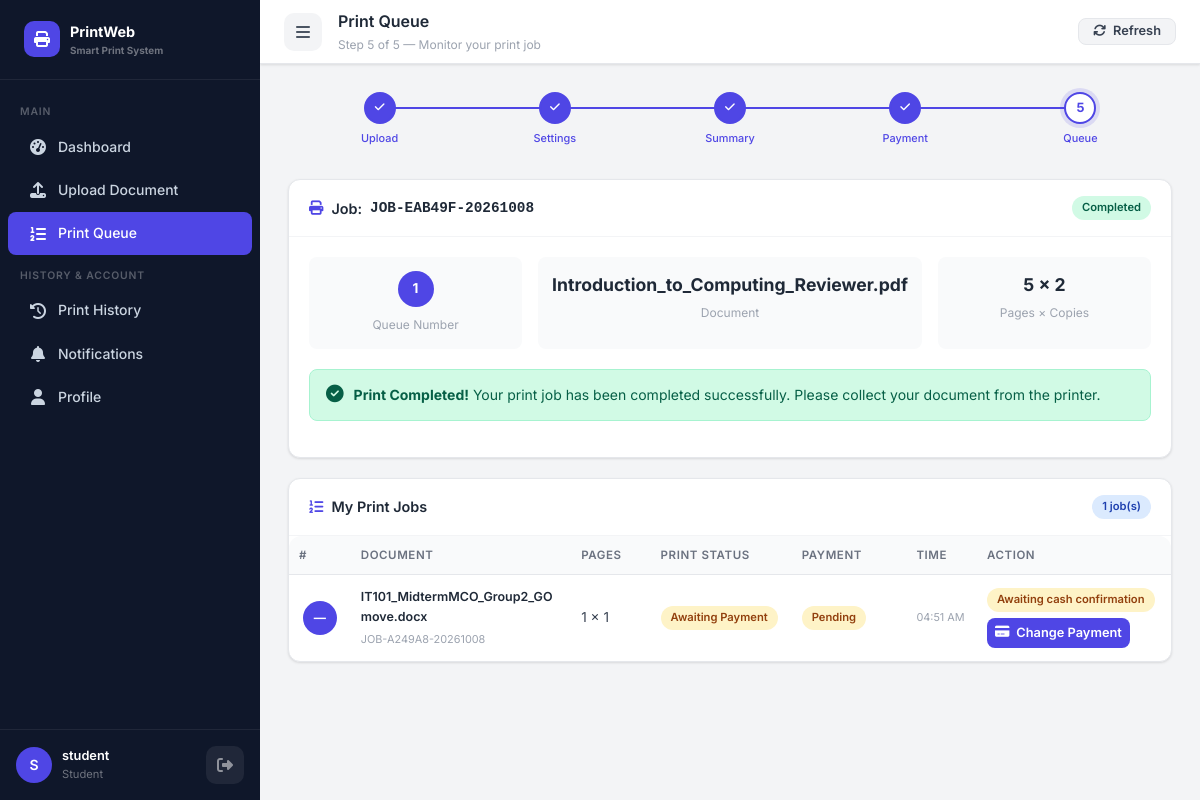
Page /user/queue.php?job=JOB-EAB49F-20261008 (signed in) on the committed database.
### tables this page shows
CREATE TABLE `print_jobs` (
  `id` int(11) NOT NULL,
  `job_id` varchar(20) NOT NULL,
  `user_id` int(11) NOT NULL,
  `file_name` varchar(255) NOT NULL,
  `original_file_name` varchar(255) NOT NULL,
  `file_path` varchar(500) NOT NULL,
  `file_size` bigint(20) NOT NULL DEFAULT 0,
  `total_pages` int(11) NOT NULL DEFAULT 1,
  `copies` int(11) NOT NULL DEFAULT 1,
  `print_type` enum('bw','color') NOT NULL DEFAULT 'bw',
  `paper_size` enum('A4','Letter','Legal') NOT NULL DEFAULT 'A4',
  `pages_to_print` varchar(255) NOT NULL DEFAULT 'all' COMMENT 'all or page range like 1-5,7,9',
  `selected_pages_count` int(11) NOT NULL DEFAULT 0,
  `price_per_page` decimal(10,2) NOT NULL DEFAULT 0.00,
  `total_cost` decimal(10,2) NOT NULL DEFAULT 0.00,
  `payment_status` enum('pending','processing','successful','failed','cancelled') NOT NULL DEFAULT 'pending',
  `print_status` enum('draft','awaiting_payment','queued','waiting','printing','completed','failed','cancelled') NOT NULL DEFAULT 'draft',
  `printer_id` int(11) DEFAULT NULL,
  `queue_number` int(11) DEFAULT NULL,
  `current_page` int(11) NOT NULL DEFAULT 0,
  `error_message` text DEFAULT NULL,
  `notes` text DEFAULT NULL,
  `submitted_at` datetime DEFAULT NULL,
  `payment_at` datetime DEFAULT NULL,
  `queued_at` datetime DEFAULT NULL,
  `printing_started_at` datetime DEFAULT NULL,
  `completed_at` datetime DEFAULT NULL,
  `created_at` datetime NOT NULL DEFAULT current_timestamp(),
  `updated_at` datetime NOT NULL DEFAULT current_timestamp() ON UPDATE current_timestamp()
);

### user/queue.php (the view, shortened to what this page needs)
<?php
require_once __DIR__ . '/../config/config.php';
require_once __DIR__ . '/../includes/functions.php';
$jobIdStr = $_GET['job'] ?? '';
$specificJob = null;
if ($jobIdStr) {
    $specificJob = getJobByJobId($jobIdStr);
}
$stmt = $pdo->prepare("
    SELECT pj.*, p.printer_name, p.status as printer_current_status,
           latest_payment.payment_method AS latest_payment_method,
           latest_payment.payment_status AS latest_payment_status
    FROM print_jobs pj
    LEFT JOIN printers p ON pj.printer_id = p.id
    LEFT JOIN (
        SELECT pay.job_id, pay.payment_method, pay.payment_status
        FROM payments pay
        INNER JOIN (
            SELECT job_id, MAX(id) AS latest_id
            FROM payments
            GROUP BY job_id
        ) latest ON latest.latest_id = pay.id
    ) latest_payment ON latest_payment.job_id = pj.id
    WHERE pj.user_id = ? AND pj.print_status IN ('queued','waiting','printing','awaiting_payment')
    ORDER BY pj.queue_number IS NULL, pj.queue_number ASC, pj.created_at DESC
");
$stmt->execute([$_SESSION['user_id']]);
$queueJobs = $stmt->fetchAll();
$stmt2 = $pdo->query("
    SELECT pj.*, u.full_name FROM print_jobs pj
    JOIN users u ON pj.user_id = u.id
    WHERE pj.print_status IN ('queued','waiting','printing')
    ORDER BY pj.queue_number ASC LIMIT 20
");
$globalQueue = $stmt2->fetchAll();
include __DIR__ . '/../includes/header.php';
?>
<div class="app-wrapper">
<?php include __DIR__ . '/../includes/sidebar_user.php'; ?>
<div class="main-content">
    <div class="topbar">
        <button class="icon-btn" id="sidebarToggle"><i class="fas fa-bars"></i></button>
        <div class="topbar-title">Print Queue<small>Step 5 of 5 — Monitor your print job</small></div>
        <div class="topbar-actions">
            <button class="btn btn-secondary btn-sm" onclick="location.reload()"><i class="fas fa-sync"></i> Refresh</button>
        </div>
    </div>
    <div class="page-content">
        <div class="steps-bar">
            <?php
            $steps = ['Upload','Settings','Summary','Payment','Queue'];
            foreach ($steps as $i => $s) {
                $cls = $i < 4 ? 'completed' : 'active';
                echo "<div class='step-item {$cls}'><div class='step-circle'>" . ($i < 4 ? '<i class="fas fa-check" style="font-size:.7rem"></i>' : ($i+1)) . "</div><div class='step-label'>{$s}</div></div>";
            }
            ?>
        </div>
        <?php if ($specificJob): ?>
        <div class="card fade-in" style="margin-bottom:20px;<?= $specificJob['print_status'] === 'printing' ? 'border:2px solid var(--primary)' : '' ?>">
            <div class="card-header">
                <div class="card-title">
                    <i class="fas fa-print"></i>
                    Job: <code><?= h($specificJob['job_id']) ?></code>
                </div>
                <?= printStatusBadge($specificJob['print_status']) ?>
            </div>
            <div class="card-body">
                <div style="display:grid;grid-template-columns:1fr 1fr 1fr;gap:16px;margin-bottom:20px">
                    <div style="text-align:center;padding:14px;background:var(--gray-50);border-radius:8px">
                        <div class="queue-number" style="margin:0 auto 8px"><?= $specificJob['print_status'] === 'awaiting_payment' ? '—' : (int)$specificJob['queue_number'] ?></div>
                        <div style="font-size:.75rem;color:var(--gray-400)"><?= $specificJob['print_status'] === 'awaiting_payment' ? 'Assigned after payment' : 'Queue Number' ?></div>
                    </div>
                    <div style="text-align:center;padding:14px;background:var(--gray-50);border-radius:8px">
                        <div style="font-size:1.1rem;font-weight:700;color:var(--gray-800);margin-bottom:4px"><?= h($specificJob['original_file_name'] ?? '') ?></div>
                        <div style="font-size:.75rem;color:var(--gray-400)">Document</div>
                    </div>
                    <div style="text-align:center;padding:14px;background:var(--gray-50);border-radius:8px">
                        <div style="font-size:1.1rem;font-weight:700;color:var(--gray-800);margin-bottom:4px">
                            <?= $specificJob['selected_pages_count'] ?> × <?= $specificJob['copies'] ?>
                        </div>
                        <div style="font-size:.75rem;color:var(--gray-400)">Pages × Copies</div>
                    </div>
                </div>
                <?php if ($specificJob['print_status'] === 'printing'): ?>
                <div style="margin-bottom:16px">
                    <div style="display:flex;justify-content:space-between;align-items:center;margin-bottom:6px">
                        <span style="font-size:.85rem;font-weight:600;color:var(--gray-700)">Printing Progress</span>
                        <span style="font-size:.85rem;font-weight:600;color:var(--primary)">Page <?= $specificJob['current_page'] ?> / <?= (int)$specificJob['selected_pages_count'] * (int)$specificJob['copies'] ?></span>
                    </div>
                    <div class="progress-wrap">
                        <div class="progress-bar" style="width:<?= ((int)$specificJob['selected_pages_count'] * (int)$specificJob['copies']) > 0 ? round(($specificJob['current_page'] / ((int)$specificJob['selected_pages_count'] * (int)$specificJob['copies'])) * 100) : 0 ?>%"></div>
                    </div>
                    <div style="font-size:.72rem;color:var(--gray-400);margin-top:4px">
                        Printer: <?= h($specificJob['printer_name'] ?? 'Assigned') ?>
                    </div>
                </div>
                <div class="led-indicator led-yellow" style="margin-bottom:8px">
                    <span class="led-dot"></span> Printing in progress...
                </div>
                <div class="alert alert-info" style="margin:0">
                    <i class="fas fa-print"></i>
                    <div>Your document is now being printed. Please wait near the printer.</div>
                </div>
                <?php elseif ($specificJob['print_status'] === 'completed'): ?>
                <div class="alert alert-success">
                    <i class="fas fa-check-circle"></i>
                    <div><strong>Print Completed!</strong> Your print job has been completed successfully. Please collect your document from the printer.</div>
                </div>
                <?php endif; ?>
            </div>
        </div>
        <?php endif; ?>
        <div class="user-queue-layout<?= empty($globalQueue) ? ' user-queue-layout--solo' : '' ?>">
            <div class="card fade-in">
                <div class="card-header">
                    <div class="card-title"><i class="fas fa-list-ol"></i> My Print Jobs</div>
                    <span class="badge badge-info"><?= count($queueJobs) ?> job(s)</span>
                </div>
                <div class="table-wrapper">
                    <?php if (empty($queueJobs)): ?>
                        <div class="empty-state">
                            <i class="fas fa-check-circle" style="color:var(--success)"></i>
                            <h3>No active jobs</h3>
                            <p>No jobs are currently active in the queue.</p>
                        </div>
                    <?php else: ?>
                    <table class="user-queue-table">
                        <thead>
                            <tr>
                                <th>#</th>
                                <th>Document</th>
                                <th>Pages</th>
                                <th>Print Status</th>
                                <th>Payment</th>
                                <th>Time</th>
                                <th>Action</th>
                            </tr>
                        </thead>
                        <tbody>
                            <?php foreach ($queueJobs as $qj): ?>
                            <tr <?= $specificJob && $qj['id'] === $specificJob['id'] ? 'style="background:var(--primary-subtle)"' : '' ?>>
                                <td>
                                    <div class="queue-number"><?= $qj['print_status'] === 'awaiting_payment' ? '—' : (int)$qj['queue_number'] ?></div>
                                </td>
                                <td class="user-queue-document">
                                    <div class="user-queue-file-name" title="<?= h($qj['original_file_name']) ?>"><?= h($qj['original_file_name']) ?></div>
                                    <div class="user-queue-job-id"><?= h($qj['job_id']) ?></div>
                                </td>
                                <td><?= $qj['selected_pages_count'] ?> × <?= $qj['copies'] ?></td>
                                <td><?= printStatusBadge($qj['print_status']) ?></td>
                                <td><?= paymentStatusBadge($qj['payment_status']) ?></td>
                                <td class="user-queue-time"><?= formatDateTime($qj['submitted_at'], 'h:i A') ?></td>
                                <td class="user-queue-action">
                                    <?php if ($qj['payment_status'] === 'pending' && $qj['print_status'] === 'awaiting_payment'): ?>
                                        <?php if ($qj['latest_payment_method'] === 'cash' && $qj['latest_payment_status'] === 'pending'): ?>
                                            <span class="badge badge-warning">Awaiting cash confirmation</span>
                                        <?php endif; ?>
                                        <a class="btn btn-primary btn-sm" href="<?= BASE_URL ?>/user/payment.php?job=<?= urlencode($qj['job_id']) ?>">
                                            <i class="fas fa-credit-card"></i> <?= $qj['latest_payment_method'] === 'cash' && $qj['latest_payment_status'] === 'pending' ? 'Change Payment' : 'Pay Now' ?>
                                        </a>
                                    <?php else: ?>
                                        <a class="btn btn-secondary btn-sm" href="<?= BASE_URL ?>/user/queue.php?job=<?= urlencode($qj['job_id']) ?>">Track</a>
                                    <?php endif; ?>
                                </td>
                            </tr>
                            <?php endforeach; ?>
                        </tbody>
                    </table>
                    <?php endif; ?>
                </div>
            </div>
        </div>
    </div>
</div>
</div>
<?php include __DIR__ . '/../includes/footer.php'; ?>

### includes/functions.php (shortened to what this page needs)
<?php
require_once __DIR__ . '/../config/config.php';
function getJobByJobId(string $jobId): ?array {
    global $pdo;
    $stmt = $pdo->prepare("SELECT pj.*, u.full_name, u.email, u.role, p.printer_name
                           FROM print_jobs pj
                           JOIN users u ON pj.user_id = u.id
                           LEFT JOIN printers p ON pj.printer_id = p.id
                           WHERE pj.job_id = ?");
    $stmt->execute([$jobId]);
    return $stmt->fetch() ?: null;
}
function h(string $str): string {
    return htmlspecialchars($str, ENT_QUOTES, 'UTF-8');
}
function printStatusBadge(string $status): string {
    $statuses = PRINT_STATUSES;
    $info = $statuses[$status] ?? ['label' => ucfirst($status), 'class' => 'badge-secondary'];
    return '<span class="badge ' . $info['class'] . '">' . $info['label'] . '</span>';
}
function paymentStatusBadge(string $status): string {
    $statuses = PAYMENT_STATUSES;
    $info = $statuses[$status] ?? ['label' => ucfirst($status), 'class' => 'badge-secondary'];
    return '<span class="badge ' . $info['class'] . '">' . $info['label'] . '</span>';
}
function formatDateTime(?string $datetime, string $format = 'M d, Y h:i A'): string {
    return date($format, strtotime($datetime));
}

### rows in the picture
print_jobs: job "JOB-EAB49F-20261008", print_status "Completed", queue_number "1", original_file_name "Introduction_to_Computing_Reviewer.pdf", selected_pages_count "5", copies "2"
print_jobs: original_file_name "IT101_MidtermMCO_Group2_GOmove.docx", job "JOB-A249A8-20261008", selected_pages_count "1", copies "1", print_status "Awaiting Payment", payment_status "Pending", submitted_at "04:51 AM"

### other values in the picture
$label "Dashboard Upload Document Print Queue Print History Notifications Profile"
substr($_SESSION['user_name'] ?? 'U', 0, 1) "S"
$_SESSION['user_name'] "student"
ROLES[$_SESSION['user_role'] ?? 'student'] "Student"
$s "Upload"
$s "Settings"
$s "Summary"
$s "Payment"
$s "Queue"
count($queueJobs) "1"
